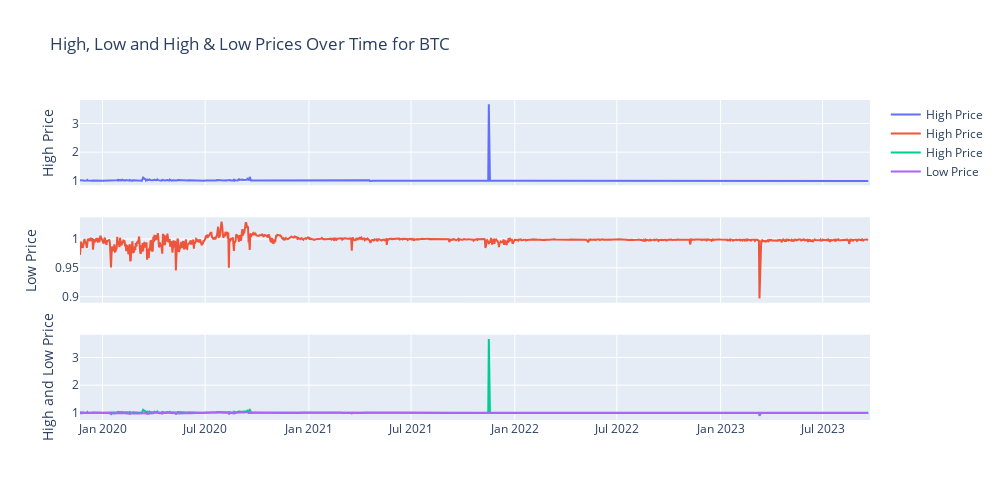

The notebook cell this image was saved under:
### Markdown cell above
### Now, creating plots for High and Low Column Values

#### These are subplots

### Code cell
#Creating Subplots for high and low columns

fig = make_subplots(rows=3, cols=1, shared_xaxes=True, vertical_spacing=0.1)

# Second subplot (High Price)
fig.add_trace(go.Scatter(x=DAI['Date'], y=DAI['High'], mode='lines', name='High Price'), row=1, col=1)
fig.update_yaxes(title_text="High Price", row=1, col=1)

# Third subplot (Low Price)
fig.add_trace(go.Scatter(x=DAI['Date'], y=DAI['Low'], mode='lines', name='High Price'), row=2, col=1)
fig.update_yaxes(title_text="Low Price", row=2, col=1)

# Fourth subplot(High and Low Prices)
fig.add_trace(go.Scatter(x=DAI['Date'], y=DAI['High'], mode='lines', name='High Price'), row=3, col=1)
fig.add_trace(go.Scatter(x=DAI['Date'], y=DAI['Low'], mode='lines', name='Low Price'), row=3, col=1)
fig.update_yaxes(title_text="High and Low Price", row=3, col=1)

# setting up the title and size of the graph
fig.update_layout(title_text="High, Low and High & Low Prices Over Time for BTC",
    height=500,  # Set the height
    width=1000) # width
fig.show()

### Figure 1 — Plotly figure (JSON) as saved in the notebook; plotly's stock layout.template omitted (floating-point values rounded to 4 significant figures; data arrays with more than 128 entries replaced by an {"elided": "..."} marker saying what was removed)
{"data": [{"mode": "lines", "name": "High Price", "type": "scatter", "x": {"elided": "1402 str values"}, "xaxis": "x", "y": {"elided": "1402 float values"}, "yaxis": "y"}, {"mode": "lines", "name": "High Price", "type": "scatter", "x": {"elided": "1402 str values"}, "xaxis": "x2", "y": {"elided": "1402 float values"}, "yaxis": "y2"}, {"mode": "lines", "name": "High Price", "type": "scatter", "x": {"elided": "1402 str values"}, "xaxis": "x3", "y": {"elided": "1402 float values"}, "yaxis": "y3"}, {"mode": "lines", "name": "Low Price", "type": "scatter", "x": {"elided": "1402 str values"}, "xaxis": "x3", "y": {"elided": "1402 float values"}, "yaxis": "y3"}], "layout": {"height": 500, "title": {"text": "High, Low and High & Low Prices Over Time for BTC"}, "width": 1000, "xaxis": {"anchor": "y", "domain": [0, 1], "matches": "x3", "showticklabels": false}, "xaxis2": {"anchor": "y2", "domain": [0, 1], "matches": "x3", "showticklabels": false}, "xaxis3": {"anchor": "y3", "domain": [0, 1]}, "yaxis": {"anchor": "x", "domain": [0.7333, 1], "title": {"text": "High Price"}}, "yaxis2": {"anchor": "x2", "domain": [0.3667, 0.6333], "title": {"text": "Low Price"}}, "yaxis3": {"anchor": "x3", "domain": [0, 0.2667], "title": {"text": "High and Low Price"}}}}
